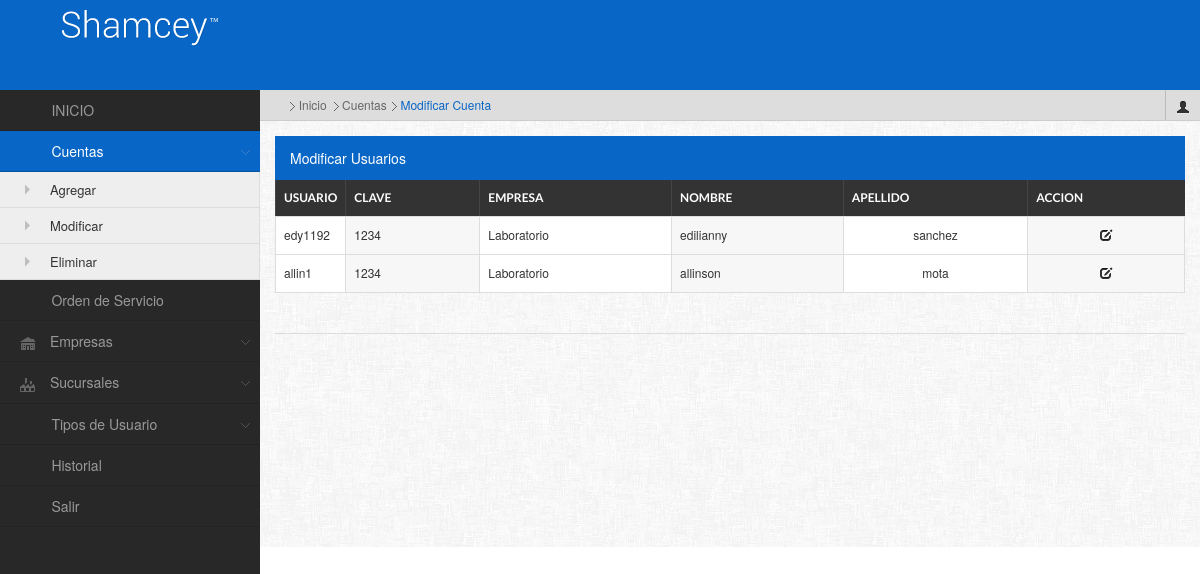
The app's page /admin/principal.php?accion=cuentas&tipo=modificar, older data.
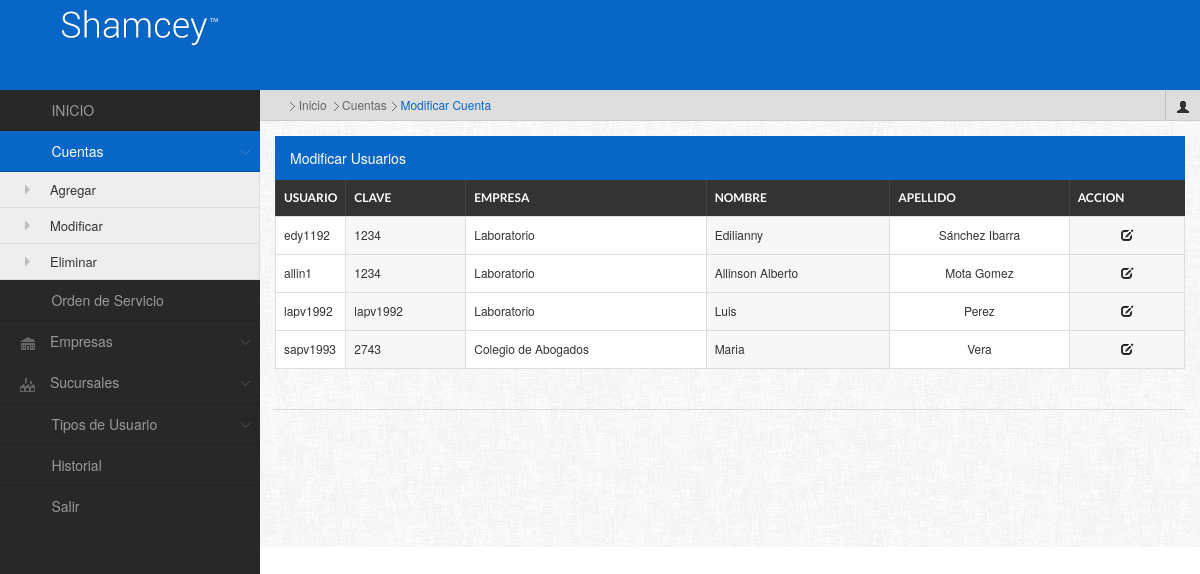
The same page, newer data.
### tables this page shows
CREATE TABLE IF NOT EXISTS `usuario` (
  `idusuario` int(11) NOT NULL AUTO_INCREMENT,
  `nombre_usuario` varchar(25) NOT NULL,
  `clave` varchar(30) NOT NULL,
  `nombres` varchar(80) NOT NULL,
  `apellidos` varchar(80) NOT NULL,
  `idempresa` int(11) NOT NULL,
  `tipo_usuario` int(11) NOT NULL,
  `correo` varchar(80) NOT NULL,
  `telefono` varchar(200) NOT NULL,
  PRIMARY KEY (`idusuario`),
  KEY `tipo_usuario` (`tipo_usuario`),
  KEY `idempresa` (`idempresa`),
  KEY `nombre_usuario` (`nombre_usuario`)
);

CREATE TABLE IF NOT EXISTS `empresa` (
  `idempresa` int(11) NOT NULL AUTO_INCREMENT,
  `nombre_empresa` varchar(80) NOT NULL,
  `tipo_convenio` varchar(30) NOT NULL,
  `telefono` varchar(200) NOT NULL,
  `rif` varchar(60) NOT NULL,
  `direccion` varchar(400) NOT NULL,
  PRIMARY KEY (`idempresa`)
);

### admin/modificarUsuarios.php (the view, shortened to what this page needs)
<?php
	include("conexion.php");
	$wsql = "select * from usuario,empresa, tipo_usuario where usuario.idempresa=empresa.idempresa and usuario.tipo_usuario=tipo_usuario.idtipousuario";
	$result = mysql_query($wsql,$link);
?>
<h4 class="widgettitle">Modificar Usuarios</h4>
<table id="dyntable" class="table table-bordered responsive">
                    <colgroup>
                        <col class="con0" style="align: center; width: 4%" />
                        <col class="con1" />
                        <col class="con0" />
                        <col class="con1" />
                        <col class="con0" />
                        <col class="con1" />
                    </colgroup>
                    <thead>
                        <tr>
                            <th class="head0">Usuario</th>
                            <th class="head0">clave</th>
                            <th class="head1">Empresa</th>
                            <th class="head0">Nombre</th>
                            <th class="head1">Apellido</th>
                            <th class="head1">Accion</th>
                        </tr>
                    </thead>
                    <tbody>
                    	<?php
							while($row = mysql_fetch_array($result)){
						?>
                    <tr class="gradeX">
                            <td><?php echo $row['nombre_usuario'];?></td>
                            <td><?php echo $row['clave'];?></td>
                            <td><?php echo $row['nombre_empresa'];?></td>
                            <td><?php echo $row['nombres'];?></td>
                            <td class="center"><?php echo $row['apellidos'];?></td>
                          <td><center><a href="#" title="Modificar" class="icon-edit" onClick="MM_openBrWindow('modificarUsuario.php?usuario=<?php echo $row['nombre_usuario'];?>','Modificar','width=800,height=500')"></a></center></td>
                        </tr>
                        <?php }?>
</tbody>
                </table>

### admin/principal.php (shortened to what this page needs)
<!DOCTYPE html>
<html>
<head>
	<link rel="stylesheet" href="archivos/css/responsive-tables.css">
	<link rel="stylesheet" href="../web/archivos/css/style.default.css" type="text/css" />
	<link rel="stylesheet" href="archivos/css/bootstrap-fileupload.min.css" type="text/css" />
	<link rel="stylesheet" href="archivos/css/bootstrap-timepicker.min.css" type="text/css" />
	<link rel="stylesheet" href="archivos/prettify/prettify.css" type="text/css" />
</head>
<body>
<div class="mainwrapper">
    <div class="header" >
	    <div>
	        <div class="logo">
	         	 <a href="principal.php"> <img src="../web/Logo.png"/></a>
	    	</div>
	    </div>
    </div>
    <div class="leftpanel">
        <div class="leftmenu">
            <ul class="nav nav-tabs nav-stacked">
            	<li class=""><a href="principal.php"><span class=" iconfa-home"></span> INICIO</a></li>
                <?php
					$cuentas="";
					$orden="";
					$empresa="";
					$historial="";
					$sucursal="";
					$tipoUsuario="";
					if(isset($_GET['accion']) && isset($_GET['tipo'])){
						$accion= $_GET['accion'];
						switch($accion){
							case "cuentas" :
								$cuentas="active";
							break;
						}
					}
				?>
                <li class="dropdown <?php if($cuentas!=""){ echo $cuentas;}?>"><a href=""><span class="iconfa-user"></span> Cuentas</a>
                	<ul <?php if ($cuentas!=""){?>style="display: block" <?php  } ?> >
                    	<li><a href="principal.php?accion=cuentas&tipo=nuevo">Agregar</a></li>
                        <li><a href="principal.php?accion=cuentas&tipo=modificar">Modificar</a></li>
                        <li><a href="principal.php?accion=cuentas&tipo=eliminar">Eliminar</a></li>
                    </ul>
                </li>
                <li class="<?php if($orden!=""){ echo $orden;}?>"><a href="principal.php?accion=orden&tipo=anular"><span class=" iconfa-briefcase"></span> Orden de Servicio</a>
                </li>
                <li class=" dropdown <?php if($empresa!=""){ echo $empresa;}?>"><a href=""><span class="iconsweets-home2"></span> Empresas</a>
                </li>
                <li class=" dropdown <?php if($sucursal!=""){ echo $sucursal;}?>"><a href=""><span class="iconsweets-companies	"></span> Sucursales</a>
                </li>
                <li class=" dropdown <?php if($tipoUsuario!=""){ echo $tipoUsuario;}?>"><a href=""><span class="iconfa-group"></span> Tipos de Usuario</a>
                </li>
                <li class="<?php if($historial!=""){ echo $historial;}?>"><a href="principal.php?accion=historial&tipo=consultar"><span class=" iconfa-list-alt"></span> Historial</a>
                <li class=""><a href="../web/logout.php"><span class=" iconfa-off"></span> Salir</a></li>
            </ul>
        </div>
    </div>
    <div class="rightpanel">
        <ul class="breadcrumbs">
            <li><a href="principal.php"><i class="iconfa-home"></i></a> <span class="separator"></span> Inicio</li>
            <?php
			if(isset($_GET["accion"]) || isset($_GET['tipo'])){
					?><li><span class="separator"></span> Cuentas <span class="separator"></span> <a href="principal.php?accion=cuentas&tipo=nuevo">Agregar Cuenta</a></li><?php
				if($_GET["accion"]=="cuentas" && $_GET['tipo']=="modificar"){
					?><li><span class="separator"></span> Cuentas <span class="separator"></span> <a href="principal.php?accion=cuentas&tipo=modificar">Modificar Cuenta</a></li><?php
				}
					?><li><span class="separator"></span> Cuentas <span class="separator"></span> <a href="principal.php?accion=cuentas&tipo=eliminar">Eliminar Cuenta</a></li><?php
					?><li><span class="separator"></span> Historial <span class="separator"></span> <a href="principal.php?accion=historial&tipo=consultar"> Ver Historial </a></li><?php
			}
		?>
			<li class="right">
                <a href="" data-toggle="dropdown" class="dropdown-toggle"><i class="icon-user"></i> <?php echo $_SESSION['nombres']; echo " "; echo $_SESSION['apellidos']; ?></a>
            </li>
        </ul>
        <div class="maincontent">
            <div class="maincontentinner">
                <div class="row-fluid">
                    <div id="dashboard-left" class="span">
                        <?php
							if(isset($_GET["accion"]) || isset($_GET['tipo'])){
								if($_GET["accion"]=="cuentas" && $_GET['tipo']=="modificar"){
									include("modificarUsuarios.php");
								}
							}
						?>
                    </div>
                </div>
                <div class="footer">
                </div>
            </div>
        </div>
    </div>
</div>
</body>
</html>

### admin/archivos/css/responsive-tables.css (style rules this page uses)
table.responsive { margin-bottom: 0; }
table.responsive td, table.responsive th { position: relative; white-space: nowrap; overflow: hidden; }

Row changes from the older to the newer data that the page shows:
changed usuario "edy1192": nombres "edilianny" → "Edilianny"; apellidos "sanchez" → "Sánchez Ibarra"
changed usuario "allin1": nombres "allinson" → "Allinson Alberto"; apellidos "mota" → "Mota Gomez"
added usuario: nombre_usuario "lapv1992", clave "lapv1992", idempresa.nombre_empresa "Laboratorio", nombres "Luis", apellidos "Perez"
added usuario: nombre_usuario "sapv1993", clave "2743", idempresa.nombre_empresa "Colegio de Abogados", nombres "Maria", apellidos "Vera"
